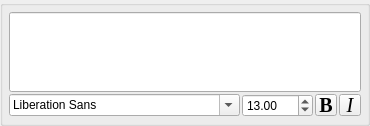
<?xml version="1.0" encoding="UTF-8"?>
<ui version="4.0">
 <class>QFontWidget</class>
 <widget class="QGroupBox" name="QFontWidget">
  <property name="geometry">
   <rect>
    <x>0</x>
    <y>0</y>
    <width>370</width>
    <height>126</height>
   </rect>
  </property>
  <property name="windowTitle">
   <string>GroupBox</string>
  </property>
  <property name="title">
   <string/>
  </property>
  <layout class="QGridLayout" name="gridLayout">
   <property name="margin">
    <number>6</number>
   </property>
   <property name="spacing">
    <number>2</number>
   </property>
   <item row="0" column="0" colspan="4">
    <widget class="QLineEdit" name="lineEdit">
     <property name="sizePolicy">
      <sizepolicy hsizetype="Expanding" vsizetype="Expanding">
       <horstretch>0</horstretch>
       <verstretch>0</verstretch>
      </sizepolicy>
     </property>
    </widget>
   </item>
   <item row="1" column="0">
    <widget class="QFontComboBox" name="fontComboBox"/>
   </item>
   <item row="1" column="1">
    <widget class="QDoubleSpinBox" name="doubleSpinBox">
     <property name="decimals">
      <number>2</number>
     </property>
     <property name="minimum">
      <double>8.000000000000000</double>
     </property>
     <property name="maximum">
      <double>300.000000000000000</double>
     </property>
     <property name="value">
      <double>13.000000000000000</double>
     </property>
    </widget>
   </item>
   <item row="1" column="2">
    <widget class="QToolButton" name="toolButton">
     <property name="maximumSize">
      <size>
       <width>22</width>
       <height>22</height>
      </size>
     </property>
     <property name="font">
      <font>
       <family>Times New Roman</family>
       <pointsize>15</pointsize>
       <weight>75</weight>
       <bold>true</bold>
      </font>
     </property>
     <property name="text">
      <string>B</string>
     </property>
     <property name="checkable">
      <bool>true</bool>
     </property>
    </widget>
   </item>
   <item row="1" column="3">
    <widget class="QToolButton" name="toolButton_2">
     <property name="maximumSize">
      <size>
       <width>22</width>
       <height>22</height>
      </size>
     </property>
     <property name="font">
      <font>
       <family>Times New Roman</family>
       <pointsize>15</pointsize>
       <italic>true</italic>
      </font>
     </property>
     <property name="text">
      <string>I</string>
     </property>
     <property name="checkable">
      <bool>true</bool>
     </property>
    </widget>
   </item>
  </layout>
 </widget>
 <resources/>
 <connections/>
</ui>
